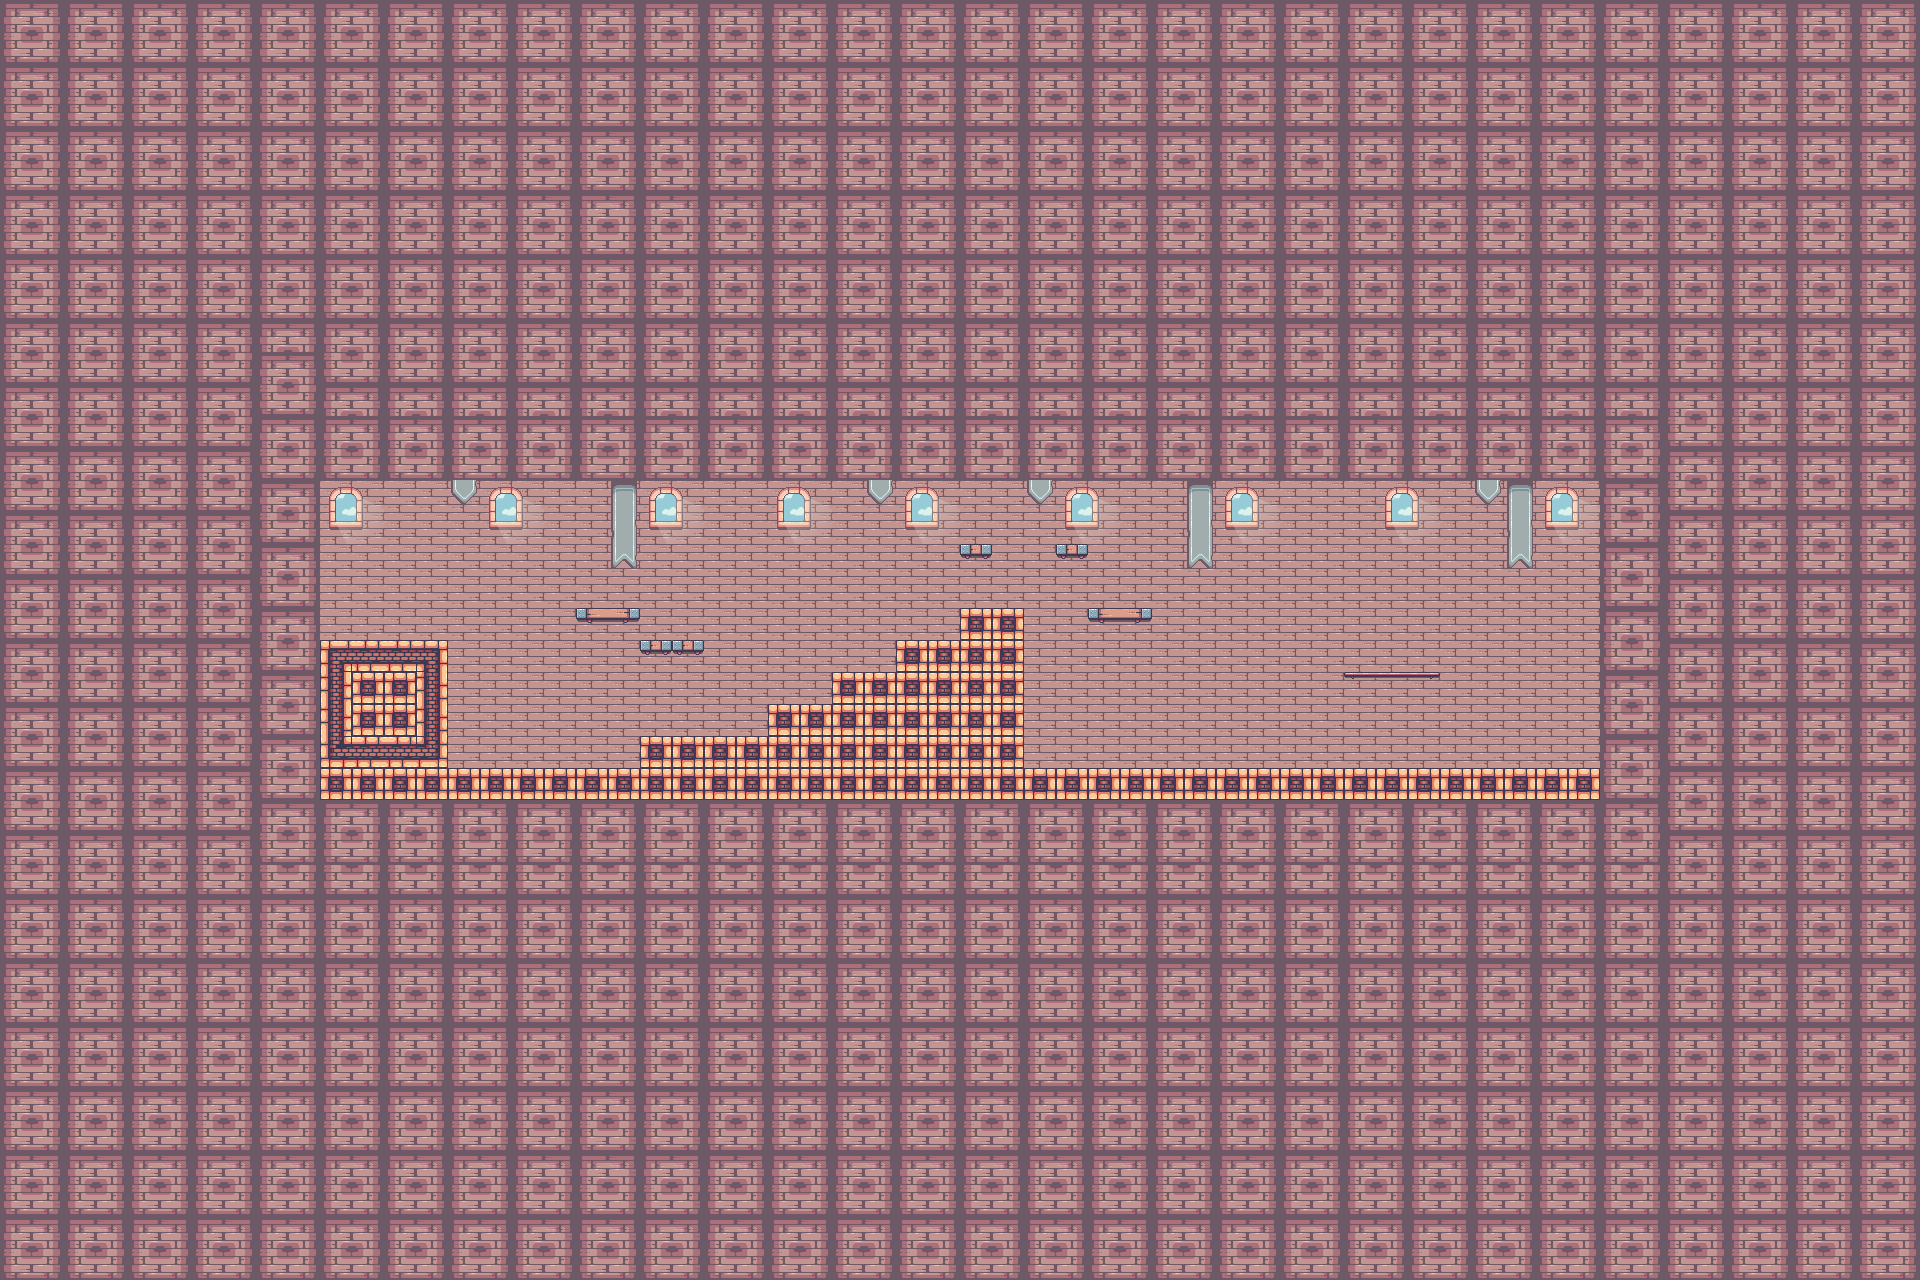

A 2D game scene composited from a Tiled map and its tileset images. What follows is a short description and the map's XML, with each tile layer's data collapsed to a summary:
An orthogonal 60x40 tile map with 32x32 px tiles, 5 tile layers (bgcolor, wall, Tile Layer 2, Tile Layer 5, ...), 2 tilesets and 38 objects (18x ground, 5x box_pig, 4x bombing_pig, 4x heart, 2x cannon, ...).

<map version="1.10" tiledversion="1.11.2" orientation="orthogonal" renderorder="right-down" width="60" height="40" tilewidth="32" tileheight="32" infinite="0" nextlayerid="9" nextobjectid="65">
 <tileset firstgid="1" name="Terrain (32x32)" tilewidth="32" tileheight="32" tilecount="247" columns="19">
  <image source="../images/14-TileSets/Terrain (32x32).png" width="608" height="416" />
 </tileset>
 <tileset firstgid="248" name="Decorations (32x32)" tilewidth="32" tileheight="32" tilecount="42" columns="7">
  <image source="../images/14-TileSets/Decorations (32x32).png" width="224" height="192" />
 </tileset>
 <layer id="1" name="bgcolor" width="60" height="40">
  <data>[2400 cells, 400 non-empty, 2 distinct tile ids]</data>
 </layer>
 <layer id="3" name="wall" width="60" height="40">
  <data>[2400 cells, 400 non-empty, 1 distinct tile ids]</data>
 </layer>
 <layer id="2" name="Tile Layer 2" width="60" height="40">
  <data>[2400 cells, 100 non-empty, 14 distinct tile ids]</data>
 </layer>
 <layer id="8" name="Tile Layer 5" width="60" height="40">
  <data>[2400 cells, 2000 non-empty, 4 distinct tile ids]</data>
 </layer>
 <objectgroup id="4" name="spawnpoints">
  <object id="1" name="startdoor" x="393.5" y="648.167">
   <point />
  </object>
  <object id="3" name="cannon" x="587" y="613.125">
   <point />
  </object>
  <object id="4" name="cannon_fire_pig" x="614.875" y="610.625">
   <point />
  </object>
  <object id="32" name="enddoor" x="1549.5" y="777.5">
   <point />
  </object>
  <object id="34" name="king" x="399.5" y="657.5">
   <point />
  </object>
  <object id="37" name="cannon" x="1131.41" y="613.989">
   <point />
  </object>
  <object id="38" name="cannon_fire_pig" x="1159.28" y="611.489">
   <point />
  </object>
  <object id="39" name="ground" x="1088.24" y="609.364" width="64" height="35" />
  <object id="44" name="bombing_pig" x="1376" y="679">
   <point />
  </object>
  <object id="45" name="bombing_pig" x="1421" y="680">
   <point />
  </object>
  <object id="46" name="bombing_pig" x="690" y="642">
   <point />
  </object>
  <object id="47" name="bombing_pig" x="863" y="675">
   <point />
  </object>
  <object id="49" name="box_pig" x="1191.67" y="776.182">
   <point />
  </object>
  <object id="50" name="box_pig" x="989.057" y="546.083">
   <point />
  </object>
  <object id="51" name="box_pig" x="1083.77" y="547.489">
   <point />
  </object>
  <object id="53" name="box_pig" x="468.455" y="775.273">
   <point />
  </object>
  <object id="54" name="box_pig" x="500.545" y="775.364">
   <point />
  </object>
  <object id="55" name="heart" x="798" y="641.5">
   <point />
  </object>
  <object id="56" name="heart" x="543.5" y="703">
   <point />
  </object>
  <object id="57" name="heart" x="1105" y="714.5">
   <point />
  </object>
  <object id="58" name="heart" x="975" y="509.5">
   <point />
  </object>
 </objectgroup>
 <objectgroup id="6" name="g&amp;w">
  <object id="19" name="ground" x="303.5" y="640.083" width="142.5" height="159.917" />
  <object id="20" name="ground" x="444" y="768.667" width="195.917" height="30.333" />
  <object id="23" name="ground" x="640.5" y="734.5" width="127.5" height="63.667" />
  <object id="24" name="ground" x="768.5" y="704.667" width="64" height="94.667" />
  <object id="25" name="ground" x="832" y="672.167" width="65" height="129" />
  <object id="26" name="ground" x="896" y="639.833" width="64.75" height="158.5" />
  <object id="27" name="ground" x="960" y="609.208" width="85.7292" height="190.125" />
  <object id="28" name="ground" x="1025" y="768" width="576.5" height="30.167" />
  <object id="36" name="ground" x="576.5" y="608.5" width="64" height="37.5" />
  <object id="40" name="ground" x="640.333" y="640.667" width="63.6667" height="40.3333" />
  <object id="42" name="ground" x="1056" y="545" width="35.6667" height="33.1667" />
  <object id="43" name="ground" x="955.666" y="544.333" width="37.6667" height="33.6667" />
  <object id="59" name="ground" x="382" y="78" width="212" height="50" />
  <object id="60" name="ground" x="-12" y="-14" width="2024" height="494" />
  <object id="61" name="ground" x="1598" y="-14" width="416" height="1322" />
  <object id="62" name="ground" x="-68" y="802" width="2186" height="610" />
  <object id="63" name="ground" x="-148" y="-86" width="466" height="1514" />
 </objectgroup>
 <layer id="5" name="decors" width="60" height="40">
  <data>[2400 cells, 49 non-empty, 8 distinct tile ids]</data>
 </layer>
</map>
